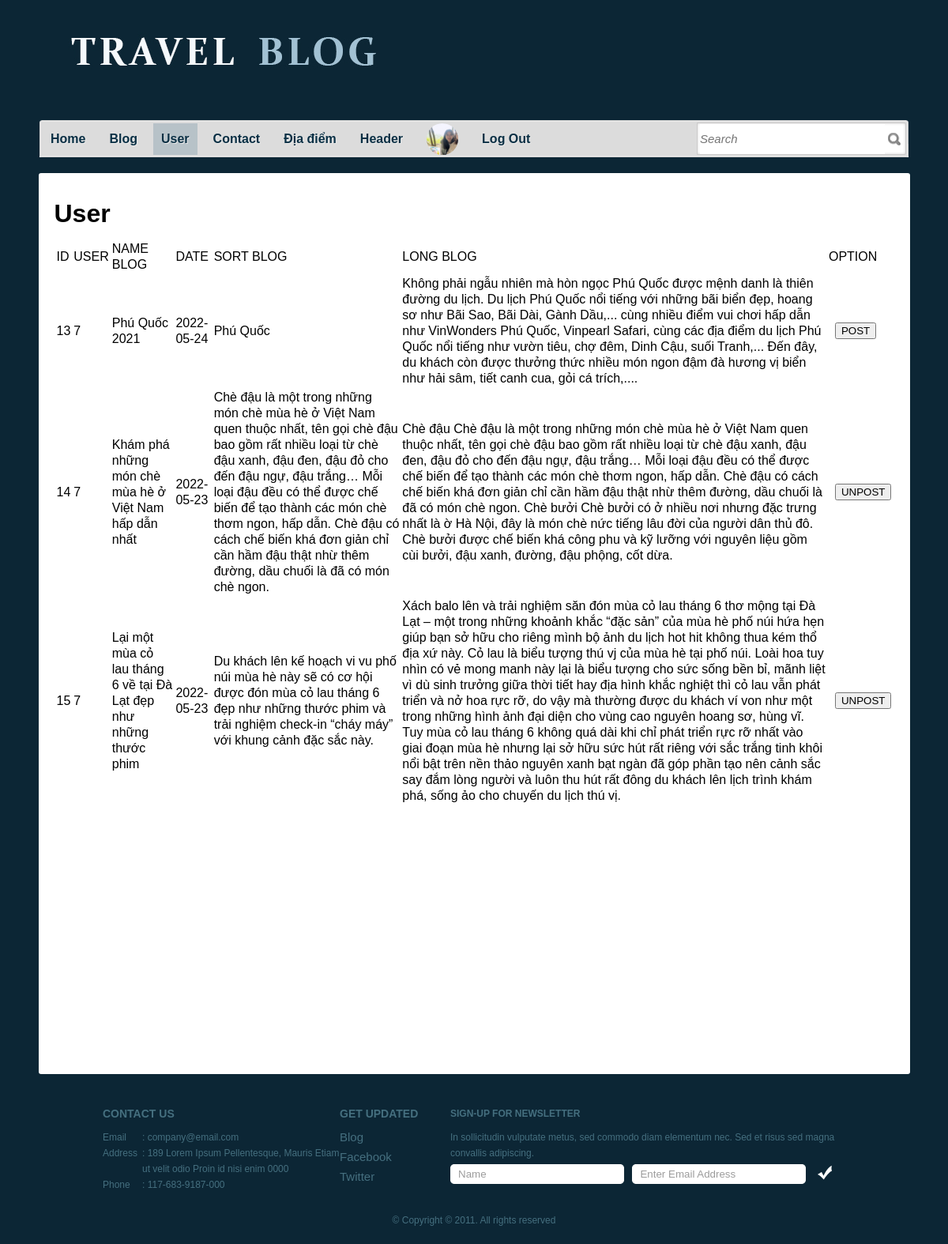
The page /ad_blog_user.php?user_id=7 (signed in) on the database its author committed.
### tables this page shows
CREATE TABLE `register` (
  `id_regt` int(11) NOT NULL,
  `Fullname` varchar(50) NOT NULL,
  `email` varchar(30) NOT NULL,
  `password` varchar(10) NOT NULL,
  `gender` varchar(10) NOT NULL,
  `address` varchar(20) NOT NULL,
  `birthday` date NOT NULL,
  `file` varchar(100) NOT NULL,
  `level` int(11) NOT NULL
);

CREATE TABLE `blog` (
  `id_blog` int(11) NOT NULL,
  `id_regt` int(11) NOT NULL,
  `id_sub` int(11) NOT NULL,
  `Name_blog` text NOT NULL,
  `id_add` varchar(100) NOT NULL,
  `S_blog` text NOT NULL,
  `L_blog` text NOT NULL,
  `Date_blog` date DEFAULT NULL,
  `image` varchar(100) NOT NULL,
  `check_blog` int(11) NOT NULL
);

### control.php (called while the page is built, shortened)
<?php
include('connect.php');
 class data{
    public function get_register($email,$pass){
        global $conn;
        $sql="select*from register where email='$email' and password='$pass'";
        $run=mysqli_query($conn,$sql);
        return $run;
    }
public function select_user_blog($id_regt){
    global $conn;
    $sql="select*from blog where Id_regt=$id_regt";
    $run=mysqli_query($conn,$sql);
    return $run;
}
}

### ad_blog_user.php (the view, shortened to what this page needs)
<!DOCTYPE html>
<?php
include("control.php");
$get_data=new data();
if(empty($_SESSION["email"])){
    header('location:login.php');
}
else{
$select_info=$get_data->get_register($_SESSION["email"],$_SESSION["pass"]);
foreach($select_info as $select){
	$user_avata=$select["file"];
}
?>
<html>
<head>
	<link rel="stylesheet" href="css/style.css" type="text/css" charset="utf-8" />
</head>
<body>
	<div id="header">
		<a href="admin_login.php" id="logo"><img src="images/logo1.jpg" alt="LOGO" /></a>
		<div id="navigation">
			<ul>
				<li class="first"><a href="admin_login.php">Home</a></li>
				<li><a href="ad_man_blog.php">Blog</a></li>
				<li class="selected"><a href="ad_man_user.php">User</a></li>
				<li><a href="ad_contact.php">Contact</a></li>
				<li><a href="ad_man_add.php">Địa điểm</a></li>
				<li><a href="ad_man_hd.php">Header</a></li>
				<li><a href=""><img src="img/<?php echo $user_avata?>" width="40px" height="40px" style="border-radius:50%;"></a></li>
				<li><a href="logout.php">Log Out</a></li>
			</ul>
		</div>
		<div id="search">
        <form action="" method="POST">
				<input type="text" placeholder="Search" class="txtfield" name="txt_search">
				<input type="submit" value="" class="button" name="btn_search">
			</form>
		</div>
	</div>
	<div id="contents">
		<div class="background">
			<div id="contacts">
            <h1>User  <a href="register.php" class="icon"><i class='bx bx-user-plus' ></i></a></h1>
				<table>
					<tr>
						<td>ID</td>
						<td>USER</td>
						<td>NAME BLOG</td>
                        <td>DATE</td>
						<td>SORT BLOG</td>
						<td>LONG BLOG</td>
						<td colspan="3">OPTION</td>
					</tr>
					<?php
					$select_blog=$get_data->select_user_blog($_GET['user_id']);
                    foreach($select_blog as $se_blog){
                    ?>
					<tr>
						<td><?php echo $se_blog['id_blog']?></td>
                        <td><?php echo $se_blog['id_regt']?></td>
						<td><?php echo $se_blog['Name_blog']?></td>
						<td><?php echo $se_blog['Date_blog']?></td>
						<td><?php echo $se_blog['S_blog']?></td>
						<td><?php echo $se_blog['L_blog']?></td>
						<td><a href="admin_blog_update.php?update_blog=<?php echo $se_blog['id_blog']?>" class="icon"><i class='bx bxs-edit-alt' ></i></a>
                        <td><a href="admin_blog_delete.php?delete=<?php echo $se_blog['id_blog']?>" onclick="return (confirm('Are you sure dalete?'))" class="icon"><i class='bx bxs-trash'></i></a></td>
						<?php if($se_blog['check_blog']==0){
							echo "<td><a href='post.php?post=".$se_blog['id_blog']."' class='post'><input type='submit' class='btn1' value='POST'></a></td>";
						}
						else
						echo "<td><a href='unpost.php?unpost=".$se_blog['id_blog']."' class='unpost'><input type='submit' class='btn1' value='UNPOST'></a></td>";
					}
					?>
                    </td>
					</tr>
					<?php
                    }?>
				</table>
			</div>
		</div>
	</div>
	<div id="footer">
		<ul class="contacts">
			<h3>Contact Us</h3>
			<li><span>Email</span><p>: company@email.com</p></li>
			<li><span>Address</span><p>: 189 Lorem Ipsum Pellentesque, Mauris Etiam ut velit odio Proin id nisi enim 0000</p></li>
			<li><span>Phone</span><p>: 117-683-9187-000</p></li>
		</ul>
		<ul id="connect">
			<h3>Get Updated</h3>
			<li><a href="blog.php">Blog</a></li>
			<li><a href="http://facebook.com/freewebsitetemplates" target="_blank">Facebook</a></li>
			<li><a href="http://twitter.com/fwtemplates" target="_blank">Twitter</a></li>
		</ul>
		<div id="newsletter">
			<p><b>Sign-up for Newsletter</b>
				In sollicitudin vulputate metus, sed commodo diam elementum nec. Sed et risus sed magna convallis adipiscing.
			</p>
			<form action="" method="">
				<input type="text" value="Name" class="txtfield" onblur="javascript:if(this.value==''){this.value=this.defaultValue;}" onfocus="javascript:if(this.value==this.defaultValue){this.value='';}" />
				<input type="text" value="Enter Email Address" class="txtfield" onblur="javascript:if(this.value==''){this.value=this.defaultValue;}" onfocus="javascript:if(this.value==this.defaultValue){this.value='';}" />
				<input type="submit" value="" class="button" />
			</form>
		</div>
		<span class="footnote">&copy; Copyright &copy; 2011. All rights reserved</span>
	</div>
</body>
</html>

### css/style.css (style rules this page uses)
html { font-family: Arial, Helvetica, sans-serif; }
body { background-color: #0c2635; margin: 0; }
img { border: 0; }
#header { width: 1100px; margin: 0 auto; padding: 40px 0; position: relative; }
#logo { display: block; padding: 0 0 35px 20px; }
#navigation { background: url(../images/bg-menu-left-curve.gif) no-repeat left bottom; height: 47px; padding: 13px 0 0 4px; position: absolute; bottom: -20px; left: 0; }
#navigation ul { background: url(../images/bg-menu.gif) repeat-x; display: inline-block; height: 40px; width: 840px; list-style: none; margin: 0; padding: 4px 0 3px; }
#navigation li { float: left; font-size: 16px; line-height: 40px; margin: 0 5px; text-align: center; }
#navigation li.first { margin-left: 0; }
#navigation li.selected { background-color: #b7c2c8; }
#navigation a { color: #092f44; font-weight: bold; padding: 0 10px; text-decoration: none; text-shadow: 1px 1px 0 #eaeaea; }
#search { background: url(../images/bg-search.gif) no-repeat right bottom; height: 47px; width: 268px; padding: 13px 0 0; position: absolute; bottom: -20px; right: 0; }
#search form { display: inline-block; margin: 0; padding: 5px 4px 4px; }
#search input { float: left; line-height: 38px; }
#search .txtfield { color: #6e6e6e; font-size: 15px; font-style: italic; height: 38px; width: 234px; border: 0; margin: 0; padding: 0; }
#search .button { background: url(../images/spotlight.gif) no-repeat right center; border: 0; cursor: pointer; height: 38px; width: 20px; margin: 0; padding: 0; }
#contents { padding: 40px 0 20px; }
#contents .background { background-color: #ffffff; line-height: 20px; min-height: 1100px; width: 1063px; border-radius: 3px; margin: 0 auto; padding: 20px; }
#footer { color: #456f7f; line-height: 20px; width: 940px; margin: 0 auto; padding: 20px 10px; }
#footer ul.contacts { float: left; font-size: 12px; list-style: none; width: 300px; margin: 0; padding: 0 0 10px; }
#footer ul.contacts h3 { font-size: 14px; margin: 0 0 10px; text-transform: uppercase; }
#footer ul.contacts li span { float: left; width: 50px; }
#footer ul.contacts li p { margin: 0 0 0 50px; }
#connect { float: left; list-style: none; width: 140px; margin: 0; padding: 0; }
#connect h3 { font-size: 14px; margin: 0 0 10px; text-transform: uppercase; }
#connect li { padding: 0 0 5px; }
#connect li a { color: #456f7f; font-size: 15px; text-decoration: none; }
#newsletter { float: left; width: 500px; padding: 0 0 20px; }
#newsletter p { font-size: 12px; margin: 0; }
#newsletter p b { display: block; font-weight: 800; margin: 0 0 10px; text-transform: uppercase; }
#newsletter form { margin: 4px 0 16px; }
#newsletter .txtfield { background: url(../images/input.gif) no-repeat; color: #9c9c9c; height: 25px; line-height: 25px; width: 200px; border: 0; margin: 0 6px 0 0; padding: 0 10px; }
#newsletter .button { background: url(../images/button-check.gif) no-repeat; cursor: pointer; height: 25px; width: 25px; border: 0; padding: 0; }
#footer span.footnote { clear: both; display: block; font-size: 12px; margin: 40px 0 0; text-align: center; }

### rows shown on the page
register: file (picture)
blog: id_blog "13", id_regt "7", Name_blog "Phú Quốc 2021", Date_blog "2022-05-24", S_blog "Phú Quốc", L_blog "Không phải ngẫu nhiên mà hòn ngọc Phú Quốc được mệnh danh là thiên đường du lịch. Du lịch Phú Quốc nổi tiếng với những bãi biển đẹp, hoang sơ như Bãi Sao, Bãi Dài, Gành Dầu,... cùng nhiều điểm vui chơi hấp dẫn như VinWonders Phú Quốc, Vinpearl Safari, cùng các địa điểm du lịch Phú Quốc nổi tiếng như vườn tiêu, chợ đêm, Dinh Cậu, suối Tranh,... Đến đây, du khách còn được thưởng thức nhiều món ngon đậm đà hương vị biển như hải sâm, tiết canh cua, gỏi cá trích,...."
blog: id_blog "14", id_regt "7", Name_blog "Khám phá những món chè mùa hè ở Việt Nam hấp dẫn nhất", Date_blog "2022-05-23", S_blog "Chè đậu là một trong những món chè mùa hè ở Việt Nam quen thuộc nhất, tên gọi chè đậu bao gồm rất nhiều loại từ chè đậu xanh, đậu đen, đậu đỏ cho đến đậu ngự, đậu trắng… Mỗi loại đậu đều có thể được chế biến để tạo thành các món chè thơm ngon, hấp dẫn. Chè đậu có cách chế biến khá đơn giản chỉ cần hầm đậu thật nhừ thêm đường, dầu chuối là đã có món chè ngon.", L_blog "Chè đậu Chè đậu là một trong những món chè mùa hè ở Việt Nam quen thuộc nhất, tên gọi chè đậu bao gồm rất nhiều loại từ chè đậu xanh, đậu đen, đậu đỏ cho đến đậu ngự, đậu trắng… Mỗi loại đậu đều có thể được chế biến để tạo thành các món chè thơm ngon, hấp dẫn. Chè đậu có cách chế biến khá đơn giản chỉ cần hầm đậu thật nhừ thêm đường, dầu chuối là đã có món chè ngon. Chè bưởi Chè bưởi có ở nhiều nơi nhưng đặc trưng nhất là ờ Hà Nội, đây là món chè nức tiếng lâu đời của người dân thủ đô. Chè bưởi được chế biến khá công phu và kỹ lưỡng với nguyên liệu gồm cùi bưởi, đậu xanh, đường, đậu phộng, cốt dừa."
blog: id_blog "15", id_regt "7", Name_blog "Lại một mùa cỏ lau tháng 6 về tại Đà Lạt đẹp như những thước phim", Date_blog "2022-05-23", S_blog "Du khách lên kế hoạch vi vu phố núi mùa hè này sẽ có cơ hội được đón mùa cỏ lau tháng 6 đẹp như những thước phim và trải nghiệm check-in “cháy máy” với khung cảnh đặc sắc này.", L_blog "Xách balo lên và trải nghiệm săn đón mùa cỏ lau tháng 6 thơ mộng tại Đà Lạt – một trong những khoảnh khắc “đặc sản” của mùa hè phố núi hứa hẹn giúp bạn sở hữu cho riêng mình bộ ảnh du lịch hot hit không thua kém thổ địa xứ này. Cỏ lau là biểu tượng thú vj của mùa hè tại phố núi. Loài hoa tuy nhìn có vẻ mong manh này lại là biểu tượng cho sức sống bền bỉ, mãnh liệt vì dù sinh trưởng giữa thời tiết hay địa hình khắc nghiệt thì cỏ lau vẫn phát triển và nở hoa rực rỡ, do vậy mà thường được du khách ví von như một trong những hình ảnh đại diện cho vùng cao nguyên hoang sơ, hùng vĩ. Tuy mùa cỏ lau tháng 6 không quá dài khi chỉ phát triển rực rỡ nhất vào giai đoạn mùa hè nhưng lại sở hữu sức hút…"
